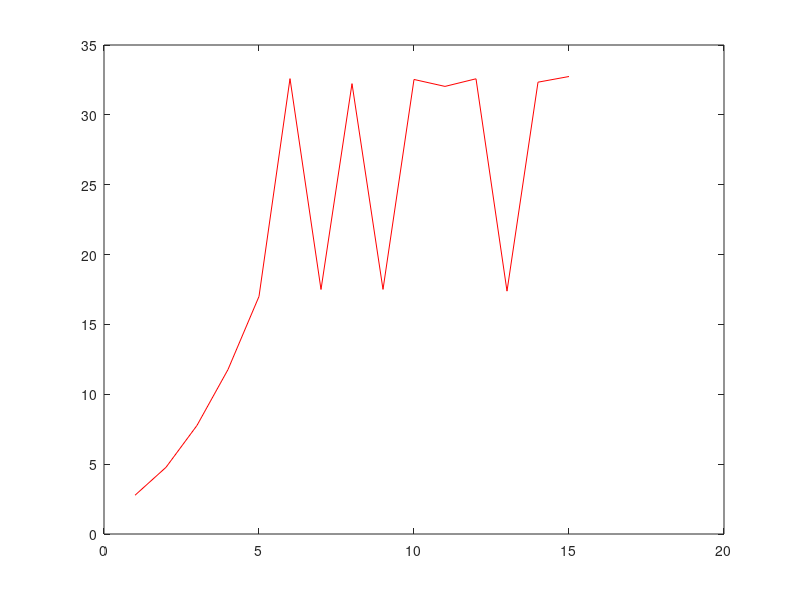

The MATLAB script that drew this image:
clear all;
A = rand(10);
[S, J] = eig(A);
for i = 1:15
    J(1,1) = J(1,1) * 10 ^ (i);
    A = S * J * inv(S);
    X = rand(10, 1);
    B = A * X;
    [L, U] = lu(A);
    Y = inv(L) * B;
    X1 = inv(U) * Y;
    pogr(i) = norm(X - X1) / norm(X);
    con(i) = cond(A);
end
plot(1:15, log10(pogr), 'b');
pause;
plot(1:15, log10(con), 'r');
